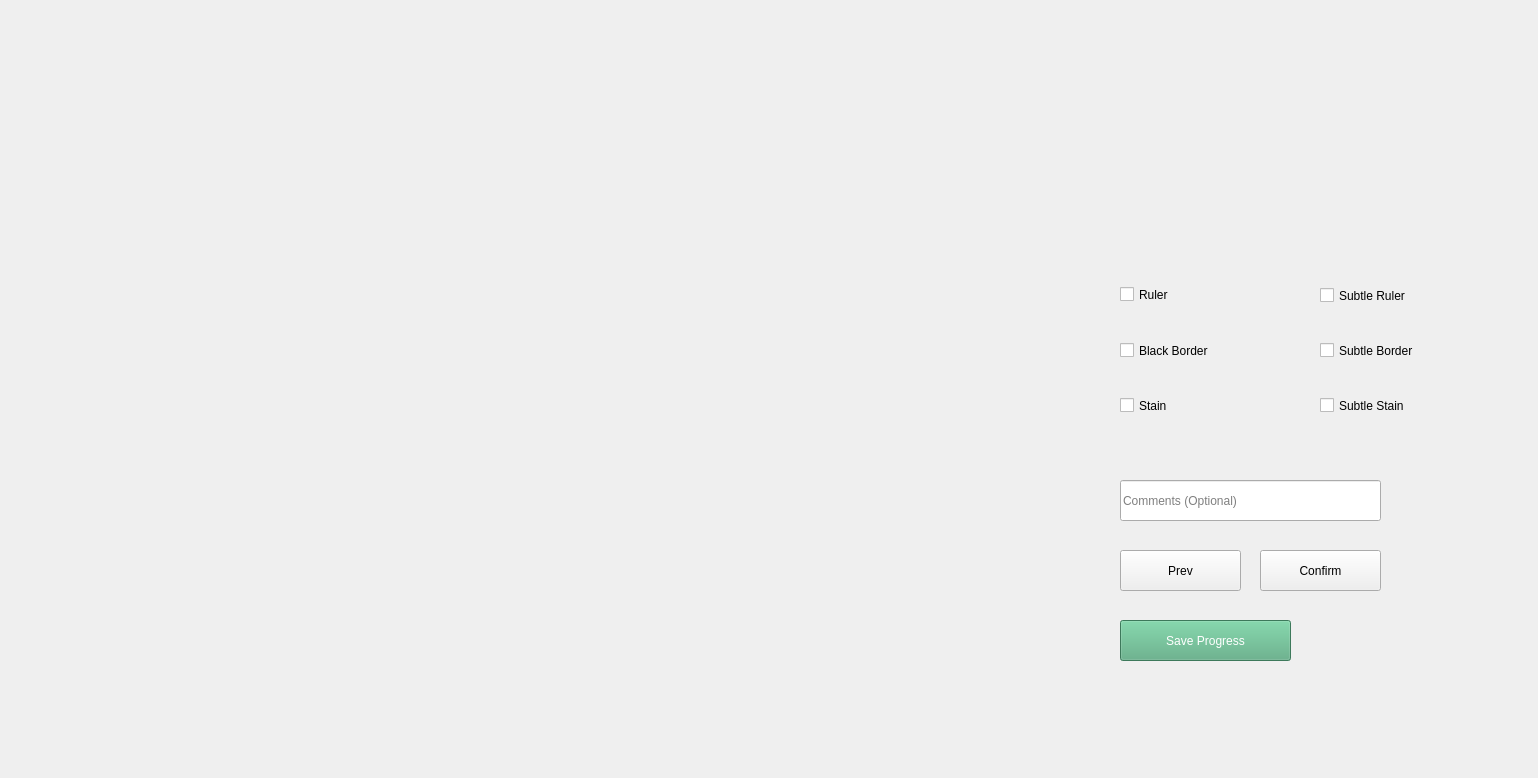
<?xml version="1.0" encoding="UTF-8"?>
<ui version="4.0">
 <class>Form</class>
 <widget class="QWidget" name="Form">
  <property name="geometry">
   <rect>
    <x>0</x>
    <y>0</y>
    <width>1538</width>
    <height>778</height>
   </rect>
  </property>
  <property name="windowTitle">
   <string>Form</string>
  </property>
  <property name="styleSheet">
   <string notr="true"/>
  </property>
  <widget class="QLabel" name="label_image">
   <property name="geometry">
    <rect>
     <x>100</x>
     <y>90</y>
     <width>900</width>
     <height>700</height>
    </rect>
   </property>
   <property name="frameShadow">
    <enum>QFrame::Sunken</enum>
   </property>
   <property name="text">
    <string/>
   </property>
   <property name="scaledContents">
    <bool>true</bool>
   </property>
  </widget>
  <widget class="QPushButton" name="button_next">
   <property name="geometry">
    <rect>
     <x>1260</x>
     <y>550</y>
     <width>121</width>
     <height>41</height>
    </rect>
   </property>
   <property name="styleSheet">
    <string notr="true">font: 12pt &quot;MS Shell Dlg 2&quot;;</string>
   </property>
   <property name="text">
    <string>Confirm</string>
   </property>
  </widget>
  <widget class="QCheckBox" name="checkBox_class_ruler">
   <property name="geometry">
    <rect>
     <x>1120</x>
     <y>279</y>
     <width>141</width>
     <height>31</height>
    </rect>
   </property>
   <property name="styleSheet">
    <string notr="true">font: 14pt &quot;MS Shell Dlg 2&quot;;</string>
   </property>
   <property name="text">
    <string>Ruler</string>
   </property>
  </widget>
  <widget class="QCheckBox" name="checkBox_class_border">
   <property name="geometry">
    <rect>
     <x>1120</x>
     <y>340</y>
     <width>161</width>
     <height>21</height>
    </rect>
   </property>
   <property name="styleSheet">
    <string notr="true">font: 14pt &quot;MS Shell Dlg 2&quot;;</string>
   </property>
   <property name="text">
    <string>Black Border</string>
   </property>
  </widget>
  <widget class="QLineEdit" name="lineEdit_comments">
   <property name="geometry">
    <rect>
     <x>1120</x>
     <y>480</y>
     <width>261</width>
     <height>41</height>
    </rect>
   </property>
   <property name="styleSheet">
    <string notr="true"/>
   </property>
   <property name="text">
    <string/>
   </property>
   <property name="placeholderText">
    <string>Comments (Optional)</string>
   </property>
  </widget>
  <widget class="QCheckBox" name="checkBox_class_stain">
   <property name="geometry">
    <rect>
     <x>1120</x>
     <y>390</y>
     <width>141</width>
     <height>31</height>
    </rect>
   </property>
   <property name="styleSheet">
    <string notr="true">font: 14pt &quot;MS Shell Dlg 2&quot;;</string>
   </property>
   <property name="text">
    <string>Stain</string>
   </property>
  </widget>
  <widget class="QPushButton" name="button_prev">
   <property name="geometry">
    <rect>
     <x>1120</x>
     <y>550</y>
     <width>121</width>
     <height>41</height>
    </rect>
   </property>
   <property name="styleSheet">
    <string notr="true">font: 12pt &quot;MS Shell Dlg 2&quot;;</string>
   </property>
   <property name="text">
    <string>Prev</string>
   </property>
  </widget>
  <widget class="QLabel" name="label_img_name">
   <property name="geometry">
    <rect>
     <x>1120</x>
     <y>210</y>
     <width>251</width>
     <height>41</height>
    </rect>
   </property>
   <property name="styleSheet">
    <string notr="true">font: 75 16pt &quot;MS Shell Dlg 2&quot;;</string>
   </property>
   <property name="text">
    <string/>
   </property>
  </widget>
  <widget class="QPushButton" name="button_save">
   <property name="geometry">
    <rect>
     <x>1120</x>
     <y>620</y>
     <width>171</width>
     <height>41</height>
    </rect>
   </property>
   <property name="styleSheet">
    <string notr="true">font: 12pt &quot;MS Shell Dlg 2&quot;;
background-color: rgb(85, 170, 127);
color: rgb(255, 255, 255)</string>
   </property>
   <property name="text">
    <string>Save Progress</string>
   </property>
  </widget>
  <widget class="QLabel" name="label_img_save">
   <property name="geometry">
    <rect>
     <x>1120</x>
     <y>680</y>
     <width>341</width>
     <height>101</height>
    </rect>
   </property>
   <property name="styleSheet">
    <string notr="true">font: 75 10pt &quot;MS Shell Dlg 2&quot;;
color: rgb(85, 170, 0)
</string>
   </property>
   <property name="text">
    <string/>
   </property>
   <property name="wordWrap">
    <bool>true</bool>
   </property>
  </widget>
  <widget class="QCheckBox" name="checkBox_class_subtle_ruler">
   <property name="geometry">
    <rect>
     <x>1320</x>
     <y>280</y>
     <width>151</width>
     <height>31</height>
    </rect>
   </property>
   <property name="styleSheet">
    <string notr="true">font: 14pt &quot;MS Shell Dlg 2&quot;;</string>
   </property>
   <property name="text">
    <string>Subtle Ruler</string>
   </property>
  </widget>
  <widget class="QCheckBox" name="checkBox_class_subtle_border">
   <property name="geometry">
    <rect>
     <x>1320</x>
     <y>340</y>
     <width>161</width>
     <height>21</height>
    </rect>
   </property>
   <property name="styleSheet">
    <string notr="true">font: 14pt &quot;MS Shell Dlg 2&quot;;</string>
   </property>
   <property name="text">
    <string>Subtle Border</string>
   </property>
  </widget>
  <widget class="QCheckBox" name="checkBox_class_subtle_stain">
   <property name="geometry">
    <rect>
     <x>1320</x>
     <y>390</y>
     <width>161</width>
     <height>31</height>
    </rect>
   </property>
   <property name="styleSheet">
    <string notr="true">font: 14pt &quot;MS Shell Dlg 2&quot;;</string>
   </property>
   <property name="text">
    <string>Subtle Stain</string>
   </property>
  </widget>
 </widget>
 <resources/>
 <connections/>
</ui>
